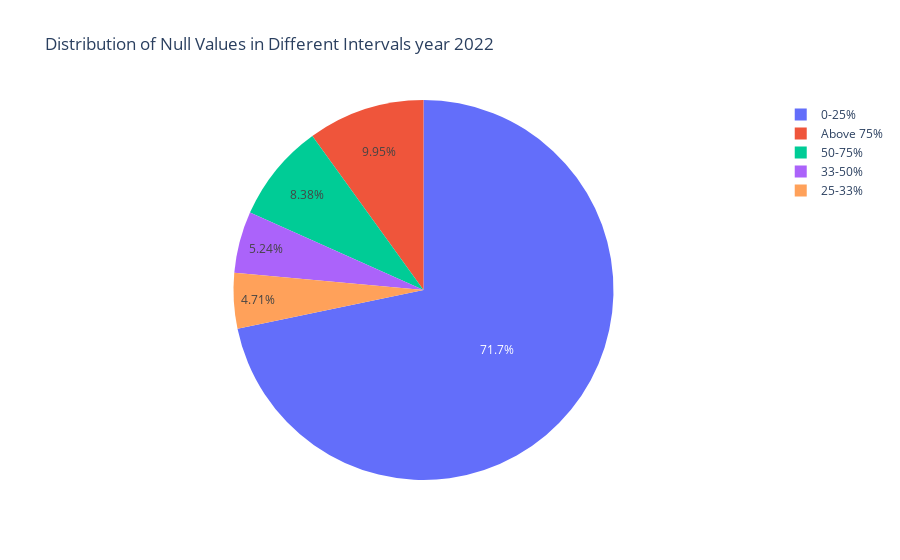

This figure's notebook cell:
### Code cell
import pandas as pd
import plotly.express as px

#def count_columns_with_null_in_intervals(dataframe):
    # ... (Your existing function to count columns in intervals)
#cleaned_df 

# Get the count of columns with null values in specified intervals
interval_counts = count_columns_with_null_in_intervals(cleaned_df)

# Create a pie chart using Plotly
labels = list(interval_counts.keys())
values = list(interval_counts.values())

fig = px.pie(
    names=labels,
    values=values,
    title="Distribution of Null Values in Different Intervals year 2022",
)

fig.show()
# Save the pie chart as an HTML file
fig.write_html("/home/sysadm/Downloads/2022_nan_values_pie_chart.html")

### Figure 1 — Plotly figure (JSON) as saved in the notebook; plotly's stock layout.template omitted (floating-point values rounded to 4 significant figures)
{"data": [{"domain": {"x": [0, 1], "y": [0, 1]}, "hovertemplate": "label=%{label}<br>value=%{value}<extra></extra>", "labels": ["25-33%", "0-25%", "33-50%", "50-75%", "Above 75%"], "legendgroup": "", "name": "", "showlegend": true, "type": "pie", "values": [9, 137, 10, 16, 19]}], "layout": {"autosize": true, "legend": {"tracegroupgap": 0}, "title": {"text": "Distribution of Null Values in Different Intervals year 2022"}}}
